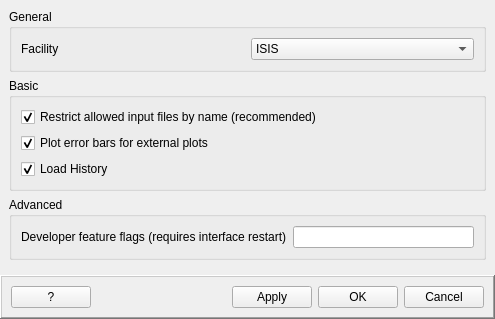
<?xml version="1.0" encoding="UTF-8"?>
<ui version="4.0">
 <class>InterfaceSettings</class>
 <widget class="QWidget" name="InterfaceSettings">
  <property name="geometry">
   <rect>
    <x>0</x>
    <y>0</y>
    <width>495</width>
    <height>313</height>
   </rect>
  </property>
  <property name="windowTitle">
   <string>Interface Settings</string>
  </property>
  <layout class="QVBoxLayout" name="verticalLayout">
   <property name="leftMargin">
    <number>0</number>
   </property>
   <property name="topMargin">
    <number>0</number>
   </property>
   <property name="rightMargin">
    <number>0</number>
   </property>
   <property name="bottomMargin">
    <number>0</number>
   </property>
   <item>
    <widget class="QFrame" name="fSettings">
     <layout class="QVBoxLayout" name="verticalLayout_3">
      <item>
       <widget class="QGroupBox" name="gbGeneral">
        <property name="title">
         <string>General</string>
        </property>
        <layout class="QGridLayout" name="gridLayout">
         <item row="0" column="1">
          <widget class="QComboBox" name="cbFacility">
           <item>
            <property name="text">
             <string>ISIS</string>
            </property>
           </item>
           <item>
            <property name="text">
             <string>SNS</string>
            </property>
           </item>
           <item>
            <property name="text">
             <string>ILL</string>
            </property>
           </item>
           <item>
            <property name="text">
             <string>MLZ</string>
            </property>
           </item>
          </widget>
         </item>
         <item row="0" column="0">
          <widget class="QLabel" name="lbFacility">
           <property name="text">
            <string>Facility</string>
           </property>
          </widget>
         </item>
        </layout>
       </widget>
      </item>
      <item>
       <widget class="QGroupBox" name="gbBasicSettings">
        <property name="title">
         <string>Basic</string>
        </property>
        <layout class="QVBoxLayout" name="verticalLayout_2">
         <item>
          <widget class="QCheckBox" name="ckRestrictInputDataNames">
           <property name="text">
            <string>Restrict allowed input files by name (recommended)</string>
           </property>
           <property name="checked">
            <bool>true</bool>
           </property>
          </widget>
         </item>
         <item>
          <widget class="QCheckBox" name="ckPlotErrorBars">
           <property name="text">
            <string>Plot error bars for external plots</string>
           </property>
           <property name="checked">
            <bool>true</bool>
           </property>
          </widget>
         </item>
         <item>
          <widget class="QCheckBox" name="ckLoadHistory">
           <property name="text">
            <string>Load History</string>
           </property>
           <property name="checked">
            <bool>true</bool>
           </property>
          </widget>
         </item>
        </layout>
       </widget>
      </item>
      <item>
       <widget class="QGroupBox" name="gbAdvancedSettings">
        <property name="title">
         <string>Advanced</string>
        </property>
        <layout class="QGridLayout" name="gridLayout_2">
         <item row="0" column="0">
          <widget class="QLabel" name="lbDeveloperFeatureFlags">
           <property name="text">
            <string>Developer feature flags (requires interface restart)</string>
           </property>
          </widget>
         </item>
         <item row="0" column="1">
          <widget class="QLineEdit" name="leDeveloperFeatureFlags">
           <property name="toolTip">
            <string>&lt;html&gt;&lt;head/&gt;&lt;body&gt;&lt;p&gt;Enter flags for features currently under development. Each flag should be separated by a space.&lt;/p&gt;&lt;p&gt;&lt;span style=&quot; font-weight:600;&quot;&gt;Requires interface restart to take effect.&lt;/span&gt;&lt;/p&gt;&lt;/body&gt;&lt;/html&gt;</string>
           </property>
          </widget>
         </item>
        </layout>
       </widget>
      </item>
      <item>
       <spacer name="verticalSpacer">
        <property name="orientation">
         <enum>Qt::Vertical</enum>
        </property>
        <property name="sizeHint" stdset="0">
         <size>
          <width>20</width>
          <height>54</height>
         </size>
        </property>
       </spacer>
      </item>
     </layout>
    </widget>
   </item>
   <item>
    <widget class="QFrame" name="fActionButtons">
     <property name="frameShape">
      <enum>QFrame::WinPanel</enum>
     </property>
     <property name="frameShadow">
      <enum>QFrame::Raised</enum>
     </property>
     <layout class="QHBoxLayout" name="horizontalLayout">
      <item>
       <widget class="QPushButton" name="pbHelp">
        <property name="enabled">
         <bool>true</bool>
        </property>
        <property name="sizePolicy">
         <sizepolicy hsizetype="Minimum" vsizetype="Fixed">
          <horstretch>0</horstretch>
          <verstretch>0</verstretch>
         </sizepolicy>
        </property>
        <property name="maximumSize">
         <size>
          <width>16777215</width>
          <height>16777215</height>
         </size>
        </property>
        <property name="text">
         <string>?</string>
        </property>
       </widget>
      </item>
      <item>
       <spacer name="horizontalSpacer">
        <property name="orientation">
         <enum>Qt::Horizontal</enum>
        </property>
        <property name="sizeHint" stdset="0">
         <size>
          <width>214</width>
          <height>20</height>
         </size>
        </property>
       </spacer>
      </item>
      <item>
       <widget class="QPushButton" name="pbApply">
        <property name="text">
         <string>Apply</string>
        </property>
       </widget>
      </item>
      <item>
       <widget class="QPushButton" name="pbOk">
        <property name="text">
         <string>OK</string>
        </property>
       </widget>
      </item>
      <item>
       <widget class="QPushButton" name="pbCancel">
        <property name="text">
         <string>Cancel</string>
        </property>
       </widget>
      </item>
     </layout>
    </widget>
   </item>
  </layout>
 </widget>
 <resources/>
 <connections/>
</ui>
